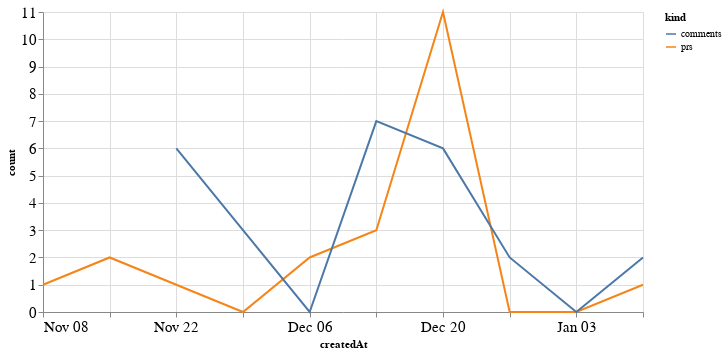

The notebook cell saved with this chart:
### Code cell
alt.Chart(total_time, width=600).mark_line().encode(
    x='createdAt',
    y='count',
    color='kind'
)

### Figure 1 — Vega-Lite specification as saved in the notebook (floating-point values rounded to 4 significant figures)
{"config": {"axisLeft": {"labelFontSize": 15}, "axisBottom": {"labelFontSize": 15}}, "data": {"name": "data-a59a35cbd3517939971095bb0ad685e9"}, "mark": "line", "encoding": {"color": {"type": "nominal", "field": "kind"}, "x": {"type": "temporal", "field": "createdAt"}, "y": {"type": "quantitative", "field": "count"}}, "width": 600, "$schema": "https://vega.github.io/schema/vega-lite/v4.8.1.json", "datasets": {"data-a59a35cbd3517939971095bb0ad685e9": [{"createdAt": "2020-11-08T00:00:00", "kind": "prs", "count": 1.0}, {"createdAt": "2020-11-15T00:00:00", "kind": "prs", "count": 2.0}, {"createdAt": "2020-11-22T00:00:00", "kind": "prs", "count": 1.0}, {"createdAt": "2020-11-29T00:00:00", "kind": "prs", "count": 0.0}, {"createdAt": "2020-12-06T00:00:00", "kind": "prs", "count": 2.0}, {"createdAt": "2020-12-13T00:00:00", "kind": "prs", "count": 3.0}, {"createdAt": "2020-12-20T00:00:00", "kind": "prs", "count": 11.0}, {"createdAt": "2020-12-27T00:00:00", "kind": "prs", "count": 0.0}, {"createdAt": "2021-01-03T00:00:00", "kind": "prs", "count": 0.0}, {"createdAt": "2021-01-10T00:00:00", "kind": "prs", "count": 1.0}, {"createdAt": "2020-11-08T00:00:00", "kind": "comments", "count": null}, {"createdAt": "2020-11-15T00:00:00", "kind": "comments", "count": null}, {"createdAt": "2020-11-22T00:00:00", "kind": "comments", "count": 6.0}, {"createdAt": "2020-11-29T00:00:00", "kind": "comments", "count": 3.0}, {"createdAt": "2020-12-06T00:00:00", "kind": "comments", "count": 0.0}, {"createdAt": "2020-12-13T00:00:00", "kind": "comments", "count": 7.0}, {"createdAt": "2020-12-20T00:00:00", "kind": "comments", "count": 6.0}, {"createdAt": "2020-12-27T00:00:00", "kind": "comments", "count": 2.0}, {"createdAt": "2021-01-03T00:00:00", "kind": "comments", "count": 0.0}, {"createdAt": "2021-01-10T00:00:00", "kind": "comments", "count": 2.0}]}}
